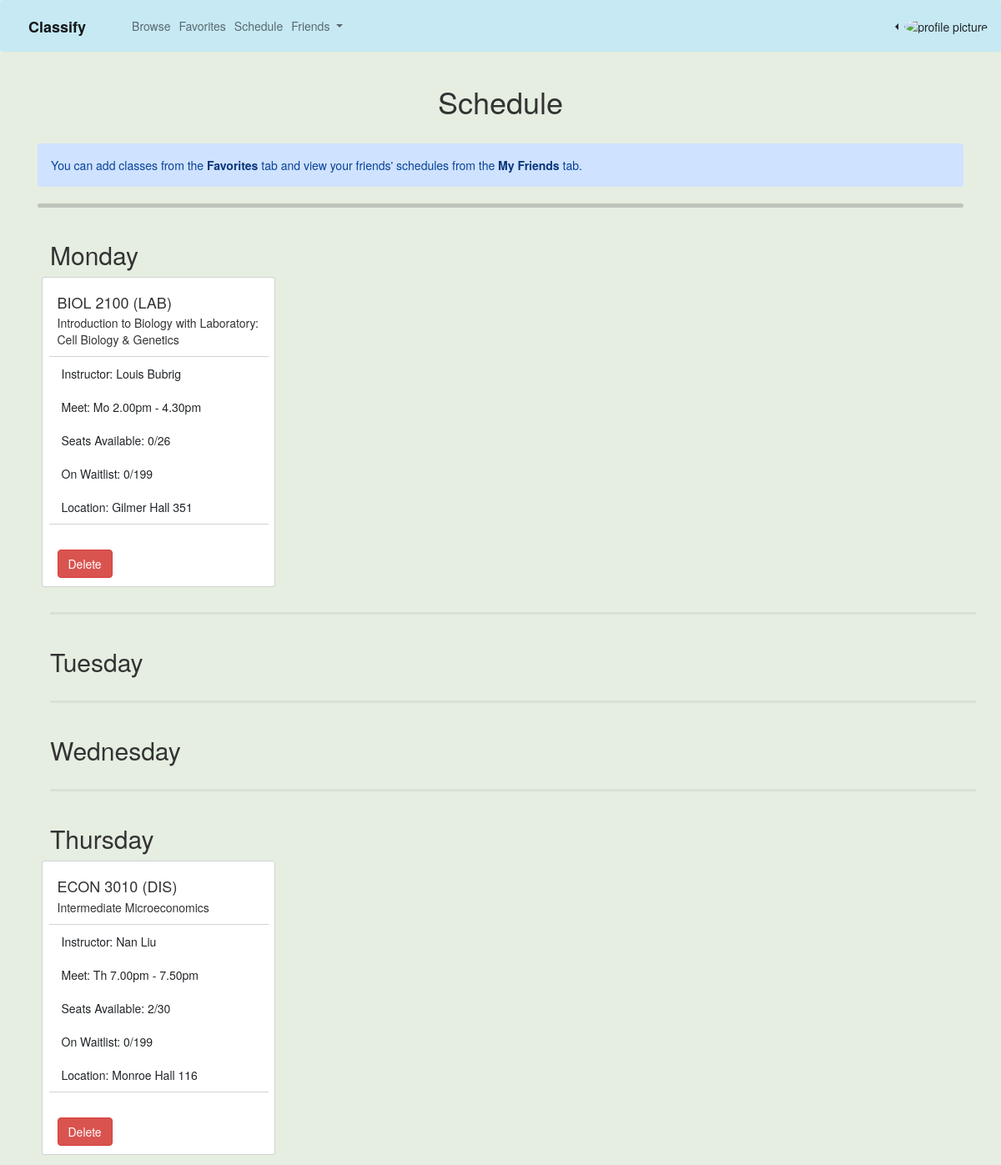
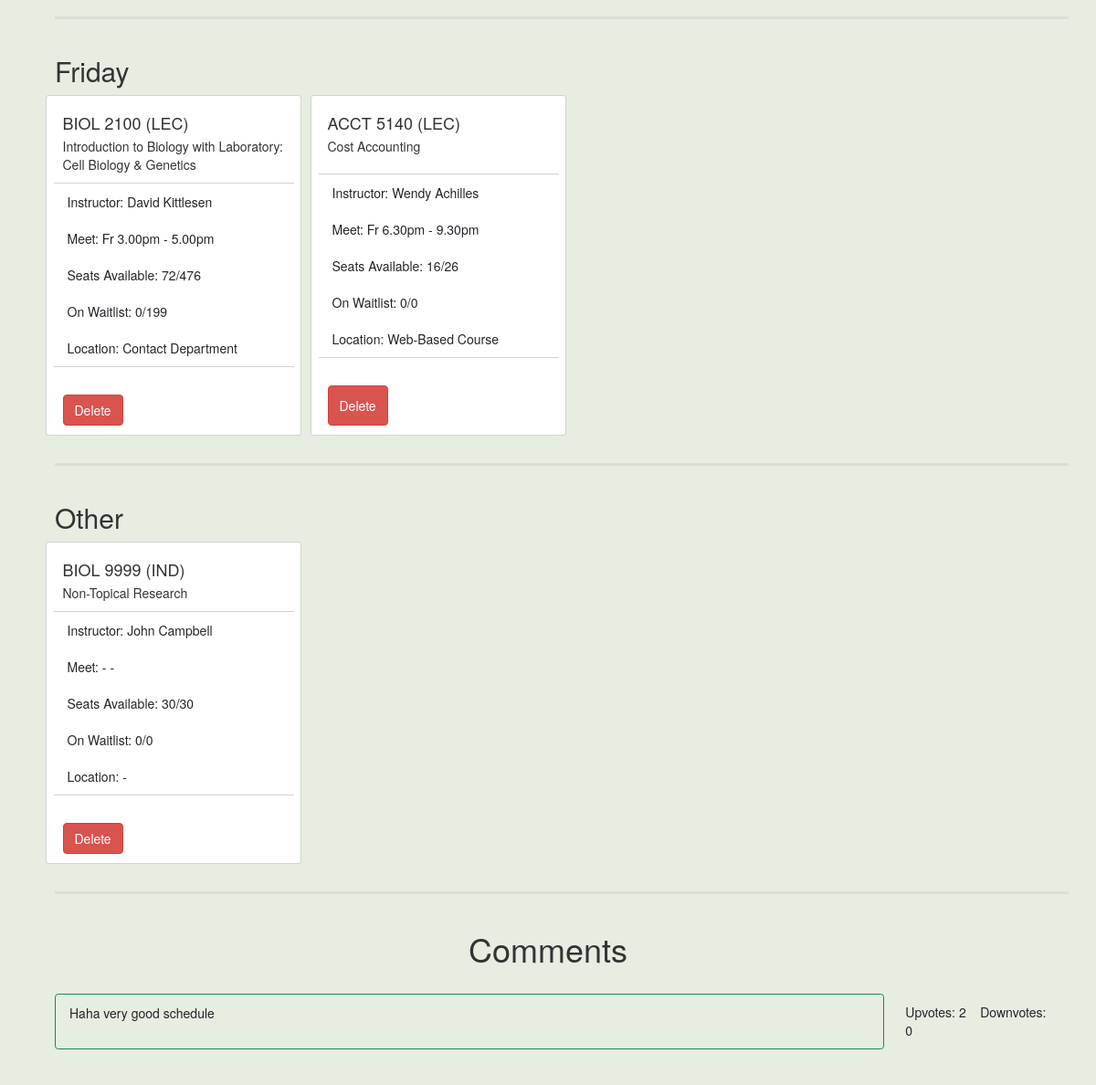
/user/schedule (signed in), run on an earlier commit of the app's database (2 pictures, top to bottom).
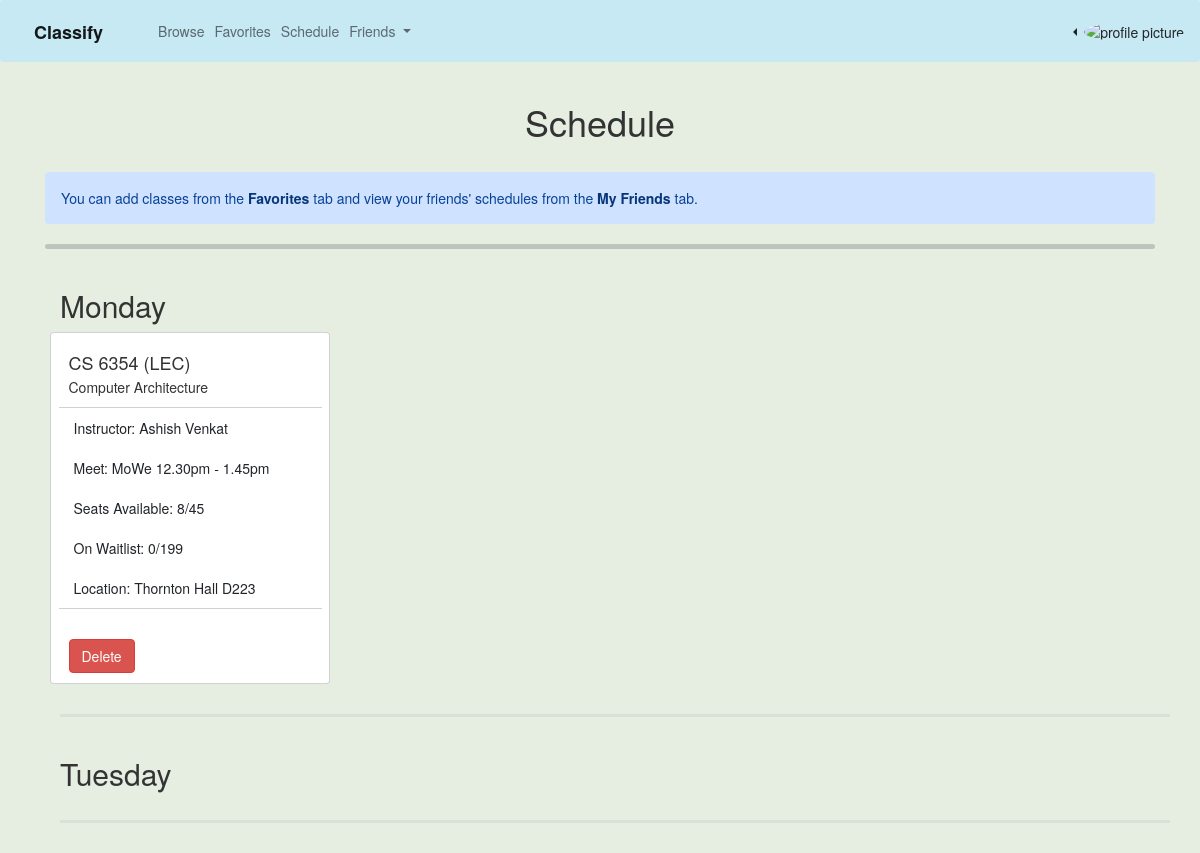
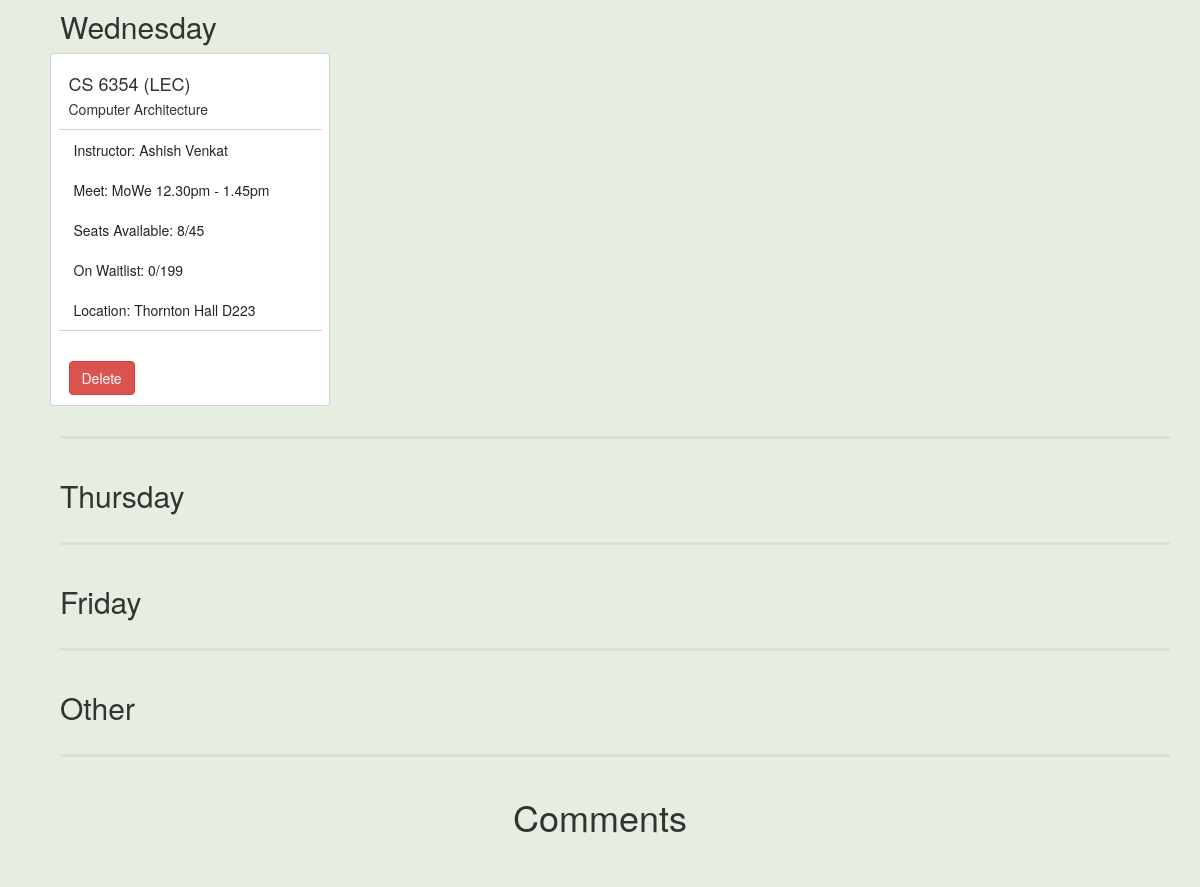
And on a later commit of the database (2 pictures, top to bottom).
### classify/models.py (models this page shows, shortened)
class Class(models.Model):
    instructor_name = models.CharField(max_length=200, default="")
    instructor_email = models.CharField(max_length=200, default="")
    course_number = models.IntegerField(default = 0)
    semester_code = models.IntegerField(default = 0)
    course_section = models.CharField(max_length=200, default="")
    subject = models.CharField(max_length=10, default="")
    catalog_number = models.CharField(max_length=200, default="")
    description = models.CharField(max_length=5000, default="")
    units = models.CharField(max_length=10, default="")
    component = models.CharField(max_length=10, default="")
    class_capacity = models.IntegerField(default = 0)
    wait_list = models.IntegerField(default = 0)
    wait_cap = models.IntegerField(default = 0)
    enrollment_total = models.IntegerField(default = 0)
    enrollment_available = models.IntegerField(default = 0)
    topic = models.CharField(max_length=200, default="")
    meetings_days = models.CharField(max_length=15, default="")
    meetings_start_time = models.SlugField(max_length = 10, default="")
    meetings_end_time = models.SlugField(max_length = 10, default="")
    facility_description = models.CharField(max_length=50, default="")

class Comment(models.Model):
    schedule = models.ForeignKey(Schedule, on_delete=models.CASCADE)
    content = models.CharField(max_length=5000, default="")
    ups = models.IntegerField(default = 0)
    downs = models.IntegerField(default = 0)
    voted_users = models.ManyToManyField(User)

### classify/views.py (the view, shortened to what this page needs)
# urls.py: path('user/schedule', views.schedule, name='schedule'),
def schedule(request):
    if (request.user.is_authenticated):
        monday_courses = []
        tuesday_courses = []
        wednesday_courses = []
        thursday_courses = []
        friday_courses = []
        other_courses = []
        for course in request.user.profile.schedule.courses.all():
            if "Mo" in course.meetings_days:
                monday_courses.append(course)
            if "Tu" in course.meetings_days:
                tuesday_courses.append(course)
            if "We" in course.meetings_days:
                wednesday_courses.append(course)
            if "Th" in course.meetings_days:
                thursday_courses.append(course)
            if "Fr" in course.meetings_days:
                friday_courses.append(course)
            if "Mo" not in course.meetings_days:
                if "Tu" not in course.meetings_days:
                    if "We" not in course.meetings_days:
                        if "Th" not in course.meetings_days:
                            if "Fr" not in course.meetings_days:
                                other_courses.append(course)
        monday_courses.sort(key=get_time_float_start)
        tuesday_courses.sort(key=get_time_float_start)
        wednesday_courses.sort(key=get_time_float_start)
        thursday_courses.sort(key=get_time_float_start)
        friday_courses.sort(key=get_time_float_start)
        comments = Comment.objects.filter(schedule=request.user.profile.schedule)
        return render(request, 'classify/schedule.html', {"user":request.user, "schedule": request.user.profile.schedule, 'comments':comments, "monday_courses": monday_courses, "tuesday_courses": tuesday_courses, "wednesday_courses": wednesday_courses, "thursday_courses": thursday_courses, "friday_courses": friday_courses, "other_courses": other_courses})
    else:
        return redirect("/accounts/google/login/")

### classify/views.py (called while the page is built)
def time_to_float(time_string):
    time_float = float(time_string[:len(time_string)-2])
    if("pm" in time_string and "12" not in time_string[:2]):
        time_float += 12
    if("am" in time_string and "12" in time_string[:2]):
        time_float -= 12
    return time_float

def get_time_float_start(course):
    return time_to_float(course.meetings_start_time)

### classify/templates/classify/schedule.html (shortened to what the changed rows need)
{% load socialaccount %}
{% load bootstrap5 %}
{% load static %}
<!doctype html>
<html lang="en">
  <head>
    <link href="https://cdn.jsdelivr.net/npm/bootstrap@5.2.2/dist/css/bootstrap.min.css" rel="stylesheet">
    <link href="https://netdna.bootstrapcdn.com/bootstrap/3.3.5/css/bootstrap.min.css" rel="stylesheet">
  </head>
  <body>
    {% if user.is_authenticated %}
      <div class="container">
        <h1 class="text-center">Schedule</h1>
        <br>
        <div class="alert alert-primary" role="alert" >
          You can add classes from the <a href="/classify/user" class="alert-link">Favorites</a> tab and view your friends' schedules from the <a href="/classify/user/friends" class="alert-link">My Friends</a> tab.
        </div>
        <hr class="rounded">
      </div>
      <div class="container">
        <div class="container">
          <h2>Monday</h2>
          <form method="post">
            <div class="row">
              {% for p in monday_courses %}
                <div class="card" style="width: 28rem;">
                  <div class="card-body">
                    <h4 class="card-title">{{ p.subject }} {{ p.catalog_number }} ({{ p.component }})</h4>
                    <p class="card-text">{{p.description}}</p>
                  </div>
                  <ul class="list-group list-group-flush">
                    <li class="list-group-item">Instructor: {{ p.instructor_name }}</li>
                    <li class="list-group-item">Meet: {{ p.meetings_days }} {{ p.meetings_start_time }} - {{ p.meetings_end_time }}</li>
                    <li class="list-group-item">Seats Available: {{ p.enrollment_available }}/{{ p.class_capacity }}</li>
                    <li class="list-group-item">On Waitlist: {{ p.wait_list }}/{{ p.wait_cap }}</li>
                    <li class="list-group-item">Location: {{ p.facility_description }}</li>
                  </ul>
                  <div class="card-body d-flex justify-content-between">
                    <button type = "submit" class="btn btn-danger" name = "delete_course" value={{p.course_number}} onclick="return confirm('The corresponding course in your schedule will also be deleted, are you sure to do that?')">Delete</button>
                  </div>
                </div>
              {% endfor %}
            </div>
          </form>
          <hr class="solid">
        </div>
        <div class="container">
          <h2>Tuesday</h2>
          <hr class="solid">
        </div>
        <div class="container">
          <h2>Wednesday</h2>
          <form method="post">
            <div class="row">
              {% for p in wednesday_courses %}
                <div class="card" style="width: 28rem;">
                  <div class="card-body">
                    <h4 class="card-title">{{ p.subject }} {{ p.catalog_number }} ({{ p.component }})</h4>
                    <p class="card-text">{{p.description}}</p>
                  </div>
                  <ul class="list-group list-group-flush">
                    <li class="list-group-item">Instructor: {{ p.instructor_name }}</li>
                    <li class="list-group-item">Meet: {{ p.meetings_days }} {{ p.meetings_start_time }} - {{ p.meetings_end_time }}</li>
                    <li class="list-group-item">Seats Available: {{ p.enrollment_available }}/{{ p.class_capacity }}</li>
                    <li class="list-group-item">On Waitlist: {{ p.wait_list }}/{{ p.wait_cap }}</li>
                    <li class="list-group-item">Location: {{ p.facility_description }}</li>
                  </ul>
                  <div class="card-body d-flex justify-content-between">
                    <button type = "submit" class="btn btn-danger" name = "delete_course" value={{p.course_number}} onclick="return confirm('The corresponding course in your schedule will also be deleted, are you sure to do that?')">Delete</button>
                  </div>
                </div>
              {% endfor %}
            </div>
          </form>
          <hr class="solid">
        </div>
        <div class="container">
          <h2>Thursday</h2>
          <form method="post">
            <div class="row">
              {% for p in thursday_courses %}
                <div class="card" style="width: 28rem;">
                  <div class="card-body">
                    <h4 class="card-title">{{ p.subject }} {{ p.catalog_number }} ({{ p.component }})</h4>
                    <p class="card-text">{{p.description}}</p>
                  </div>
                  <ul class="list-group list-group-flush">
                    <li class="list-group-item">Instructor: {{ p.instructor_name }}</li>
                    <li class="list-group-item">Meet: {{ p.meetings_days }} {{ p.meetings_start_time }} - {{ p.meetings_end_time }}</li>
                    <li class="list-group-item">Seats Available: {{ p.enrollment_available }}/{{ p.class_capacity }}</li>
                    <li class="list-group-item">On Waitlist: {{ p.wait_list }}/{{ p.wait_cap }}</li>
                    <li class="list-group-item">Location: {{ p.facility_description }}</li>
                  </ul>
                  <div class="card-body d-flex justify-content-between">
                    <button type = "submit" class="btn btn-danger" name = "delete_course" value={{p.course_number}} onclick="return confirm('The corresponding course in your schedule will also be deleted, are you sure to do that?')">Delete</button>
                  </div>
                </div>
              {% endfor %}
            </div>
          </form>
          <hr class="solid">
        </div>
        <div class="container">
          <h2>Friday</h2>
          <form method="post">
            <div class="row">
              {% for p in friday_courses %}
                <div class="card" style="width: 28rem;">
                  <div class="card-body">
                    <h4 class="card-title">{{ p.subject }} {{ p.catalog_number }} ({{ p.component }})</h4>
                    <p class="card-text">{{p.description}}</p>
                  </div>
                  <ul class="list-group list-group-flush">
                    <li class="list-group-item">Instructor: {{ p.instructor_name }}</li>
                    <li class="list-group-item">Meet: {{ p.meetings_days }} {{ p.meetings_start_time }} - {{ p.meetings_end_time }}</li>
                    <li class="list-group-item">Seats Available: {{ p.enrollment_available }}/{{ p.class_capacity }}</li>
                    <li class="list-group-item">On Waitlist: {{ p.wait_list }}/{{ p.wait_cap }}</li>
                    <li class="list-group-item">Location: {{ p.facility_description }}</li>
                  </ul>
                  <div class="card-body d-flex justify-content-between">
                    <button type = "submit" class="btn btn-danger" name = "delete_course" value={{p.course_number}} onclick="return confirm('The corresponding course in your schedule will also be deleted, are you sure to do that?')">Delete</button>
                  </div>
                </div>
              {% endfor %}
            </div>
          </form>
          <hr class="solid">
        </div>
        <div class="container">
          <h2>Other</h2>
          <form method="post">
            <div class="row">
              {% for p in other_courses %}
                <div class="card" style="width: 28rem;">
                  <div class="card-body">
                    <h4 class="card-title">{{ p.subject }} {{ p.catalog_number }} ({{ p.component }})</h4>
                    <p class="card-text">{{p.description}}</p>
                  </div>
                  <ul class="list-group list-group-flush">
                    <li class="list-group-item">Instructor: {{ p.instructor_name }}</li>
                    <li class="list-group-item">Meet: {{ p.meetings_days }} {{ p.meetings_start_time }} - {{ p.meetings_end_time }}</li>
                    <li class="list-group-item">Seats Available: {{ p.enrollment_available }}/{{ p.class_capacity }}</li>
                    <li class="list-group-item">On Waitlist: {{ p.wait_list }}/{{ p.wait_cap }}</li>
                    <li class="list-group-item">Location: {{ p.facility_description }}</li>
                  </ul>
                  <div class="card-body d-flex justify-content-between">
                    <button type = "submit" class="btn btn-danger" name = "delete_course" value={{p.course_number}} onclick="return confirm('The corresponding course in your schedule will also be deleted, are you sure to do that?')">Delete</button>
                  </div>
                </div>
              {% endfor %}
            </div>
          </form>
          <hr class="solid">
        </div>
      </div>
      <div class="container">
        <h1 class="d-flex justify-content-center">Comments</h1>
        <br>
        <div class="container">
          {% for comment in comments %}
            <ul class="list-group list-group-horizontal">
              <li class="list-group-item bg-transparent border-success rounded" style="width: 92rem;">{{ comment.content }}</li>
              {% if user not in comment.voted_users.all %}
                <form method="post">
                  {% csrf_token %}
                  <input type="hidden" name="friend_id" value={{ friend.id }}>
                  <input type="hidden" name="comment_up" value={{ comment.id }}>
                  <button type = "submit" class="btn" style="background-color: #bdd0b1;">Upvote</button>
                  &nbsp;
                </form>
                <form method="post">
                  {% csrf_token %}
                  <input type="hidden" name="friend_id" value={{ friend.id }}>
                  <input type="hidden" name="comment_down" value={{ comment.id }}>
                  <button type = "submit" class="btn d-flex justify-content-end" style="background-color: #bdd0b1;">Downvote</button>
                </form>
              {% else %}
                <li class="list-group-item bg-transparent border-0">Upvotes: {{comment.ups}} &nbsp;&nbsp; Downvotes: {{comment.downs}}
              {% endif %}
            </ul>
          {% endfor %}
          <br>
        </div>
    {% else %}
      <a href="{% provider_login_url 'google' %}">Login with Google</a>
    {% endif %}
  </body>
</html>

What changed in the data, as far as the page shows it:
removed Class: subject "BIOL", catalog_number "2100", component "LAB", description "Introduction to Biology with Laboratory: Cell Biology & Genetics", instructor_name "Louis Bubrig", meetings_days "Mo", meetings_start_time "2.00pm", meetings_end_time "4.30pm", enrollment_available "0", class_capacity "26", wait_list "0", wait_cap "199", facility_description "Gilmer Hall 351", {{ p.course_number }} 12013 (drawn), shown under "Monday"
no longer on this page (row unchanged): Class: subject "ECON", catalog_number "3010", component "DIS", description "Intermediate Microeconomics", instructor_name "Nan Liu", meetings_days "Th", meetings_start_time "7.00pm", meetings_end_time "7.50pm", enrollment_available "2", class_capacity "30", wait_list "0", wait_cap "199", facility_description "Monroe Hall 116", {{ p.course_number }} 12250 (drawn), shown under "Thursday"
removed Class: subject "BIOL", catalog_number "2100", component "LEC", description "Introduction to Biology with Laboratory: Cell Biology & Genetics", instructor_name "David Kittlesen", meetings_days "Fr", meetings_start_time "3.00pm", meetings_end_time "5.00pm", enrollment_available "72", class_capacity "476", wait_list "0", wait_cap "199", facility_description "Contact Department", {{ p.course_number }} 10935 (drawn), shown under "Friday"
no longer on this page (row unchanged): Class: subject "ACCT", catalog_number "5140", component "LEC", description "Cost Accounting", instructor_name "Wendy Achilles", meetings_days "Fr", meetings_start_time "6.30pm", meetings_end_time "9.30pm", enrollment_available "16", class_capacity "26", wait_list "0", wait_cap "0", facility_description "Web-Based Course", {{ p.course_number }} 20704 (drawn), shown under "Friday"
removed Class: subject "BIOL", catalog_number "9999", component "IND", description "Non-Topical Research", instructor_name "John Campbell", meetings_days "-", enrollment_available "30", class_capacity "30", wait_list "0", wait_cap "0", facility_description "-", {{ p.course_number }} 12768 (drawn), shown under "Other"
removed Comment: content "Haha very good schedule", ups "2", downs "0"
now on this page (row unchanged): Class: subject "CS", catalog_number "6354", component "LEC", description "Computer Architecture", instructor_name "Ashish Venkat", meetings_days "MoWe", meetings_start_time "12.30pm", meetings_end_time "1.45pm", enrollment_available "8", class_capacity "45", wait_list "0", wait_cap "199", facility_description "Thornton Hall D223", {{ p.course_number }} 16233 (drawn)
